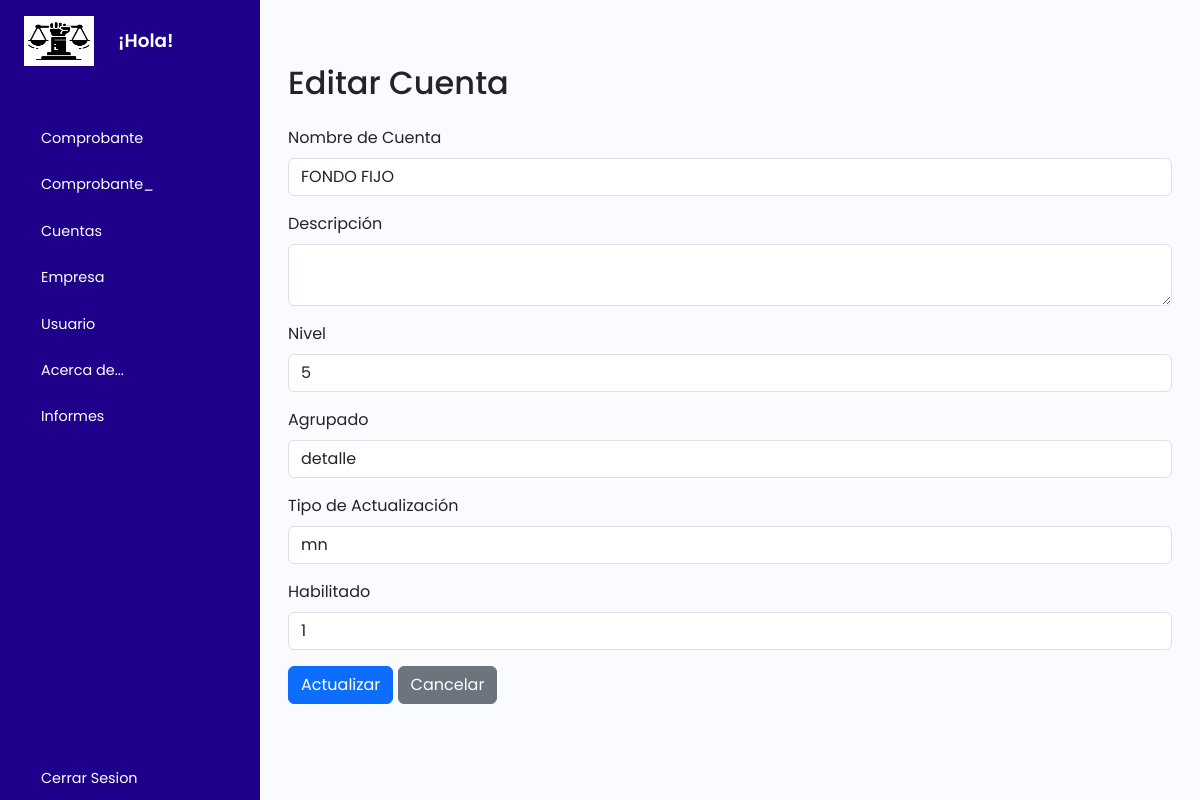
Screenshot of /tcuentas/update.php?id=11101002 with the database file from the repository.
### tables this page shows
CREATE TABLE `tcuentas` (
  `codigo` varchar(255) NOT NULL,
  `nombrecuenta` varchar(255) DEFAULT NULL,
  `descripcion` varchar(255) NOT NULL,
  `nivel` int(11) NOT NULL,
  `agrupado` varchar(255) NOT NULL,
  `tipoactualizacion` varchar(255) NOT NULL,
  `habilitado` int(11) NOT NULL
);

### tcuentas/update.php (the view, shortened to what this page needs)
<?php
    include_once("../plantilla/inicio.php");
    include_once ('../cone.php');
?>
        <div class="main p-3">
        <div class="container mt-5">
            <h2 class="mb-4">Editar Cuenta</h2>
            <?php
            if (isset($_GET['id'])) {
                $codigo = $_GET['id'];
                $sql = "SELECT * FROM tcuentas WHERE codigo='$codigo'";
                $result = $conn->query($sql);
                if ($result->num_rows > 0) {
                    $row = $result->fetch_assoc();
                } else {
                    echo "<div class='alert alert-warning' role='alert'>No se encontró el registro</div>";
                }
            }
            ?>
            <form method="post" action="update.php">
                <div class="mb-3">
                    <label for="nombrecuenta" class="form-label">Nombre de Cuenta</label>
                    <input type="text" class="form-control" id="nombrecuenta" name="nombrecuenta" value="<?php echo $row['nombrecuenta']; ?>" required>
                </div>
                <div class="mb-3">
                    <label for="descripcion" class="form-label">Descripción</label>
                    <textarea class="form-control" id="descripcion" name="descripcion" required><?php echo $row['descripcion']; ?></textarea>
                </div>
                <div class="mb-3">
                    <label for="nivel" class="form-label">Nivel</label>
                    <input type="number" class="form-control" id="nivel" name="nivel" value="<?php echo $row['nivel']; ?>" required>
                </div>
                <div class="mb-3">
                    <label for="agrupado" class="form-label">Agrupado</label>
                    <input type="text" class="form-control" id="agrupado" name="agrupado" value="<?php echo $row['agrupado']; ?>" required>
                </div>
                <div class="mb-3">
                    <label for="tipoactualizacion" class="form-label">Tipo de Actualización</label>
                    <input type="text" class="form-control" id="tipoactualizacion" name="tipoactualizacion" value="<?php echo $row['tipoactualizacion']; ?>" required>
                </div>
                <div class="mb-3">
                    <label for="habilitado" class="form-label">Habilitado</label>
                    <input type="text" class="form-control" id="habilitado" name="habilitado" value="<?php echo $row['habilitado']; ?>" required>
                </div>
                <button type="submit" class="btn btn-primary">Actualizar</button>
                <a href="index.php" class="btn btn-secondary">Cancelar</a>
            </form>
        </div>
        </div>
    </div>
    <?php
    include_once("../plantilla/final.php");
?>

### style.css (style rules this page uses)
a { text-decoration: none; }
body { font-family: 'Poppins', sans-serif; }
.main { min-height: 100vh; width: 100%; overflow: hidden; transition: all 0.35s ease-in-out; background-color: #fafbfe; }

### rows the page displays
tcuentas: nombrecuenta "FONDO FIJO", nivel "5", agrupado "detalle", tipoactualizacion "mn", habilitado "1"
